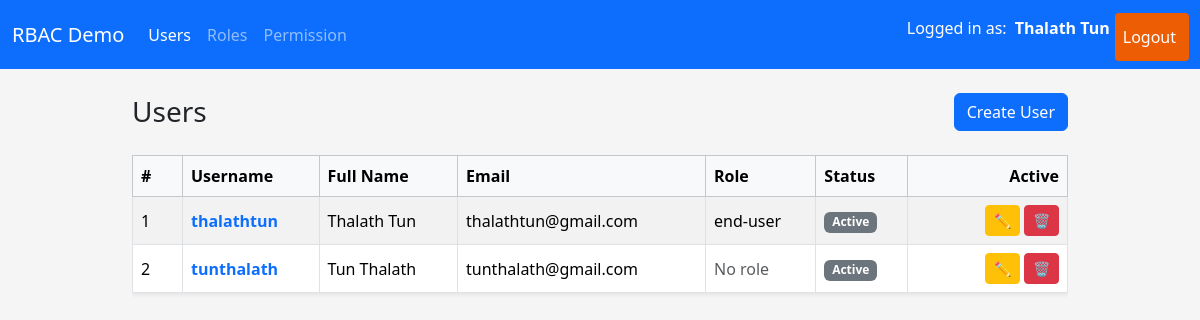
Screenshot of /users/ (signed in) with the database file from the repository.
### app/models/user.py (models this page shows, shortened)
class User(UserMixin, db.Model):
    __tablename__ = "users"
    id = db.Column(db.Integer, primary_key=True)
    username = db.Column(db.String(80), unique=True, nullable=False)
    email = db.Column(db.String(120), unique=True, nullable=False)
    full_name = db.Column(db.String(120), nullable=False)
    is_active = db.Column(db.Boolean, default=True, nullable=False)
    password_hash = db.Column(db.String(255), nullable=False)
    created_at = db.Column(db.DateTime, default=datetime.utcnow, nullable=False)
    updated_at = db.Column(db.DateTime, default=datetime.utcnow, onupdate=datetime.utcnow, nullable=False)
    roles = db.relationship("Role", secondary=user_roles, back_populates="users")
    transactions = db.relationship("Transactions", secondary=user_transactions, back_populates="users" )
    budgets = db.relationship("Budget", secondary=user_budgets, back_populates="users")
    expert_rules = db.relationship("ExpertRule", secondary=user_expertRules, back_populates="users")

### app/models/role.py (models this page shows, shortened)
class Role (db.Model):
    __tablename__ = "roles"
    id = db.Column(db.Integer, primary_key=True)
    name = db.Column(db.String(80), unique=True, nullable=False)
    description = db.Column(db.String(255))
    created_at = db.Column(db.DateTime, default=datetime.utcnow, nullable=False)
    updated_at = db.Column(
        db.DateTime, default=datetime.utcnow, onupdate=datetime.utcnow, nullable=False
    )
    users = db.relationship("User", secondary=user_roles, back_populates="roles")
    permissions = db.relationship("Permission", secondary=role_permissions, back_populates="roles")

### app/routes/user_routes.py (the view)
@user_bp.route("/")
@login_required
def index():
    users = UserService.get_all()
    return render_template("users/index.html", users=users)

### app/services/user_services.py (called while the page is built)
    @staticmethod
    def get_all() -> List[User]:
        return User.query.order_by(User.id.desc()).all()

### app/templates/users/index.html (shortened to what this page needs)
{% extends "layouts/base.html" %}
{% block content %}
<div class="d-flex justify-content-between align-items-center mb-4">
    <h1 class="h3 mb-0">Users</h1>
    <a href="{{ url_for('users.create') }}" class="btn btn-primary">Create User</a>
</div>
{% if users %}
<div class="table-responsive">
    <table class="table table-striped table-bordered align-middle shadow-sm">
        <thead class="table-light">
            <tr>
                <th style="width: 50px">#</th>
                <th>Username</th>
                <th>Full Name</th>
                <th>Email</th>
                <th>Role</th>
                <th>Status</th>
                <th class="text-end" style="width: 160px">Active</th>
            </tr>
        </thead>
        <tbody>
            {% for user in users %}
            <tr>
                <td>{{ loop.index }}</td>
                <td>
                    <a
                        href="{{ url_for('users.detail', user_id=user.id) }}"
                        class="text-decoration-none fw-semibold"
                    >
                    {{ user.username }}
                    </a>
                </td>
                <td>{{ user.full_name }}</td>
                <td>{{ user.email }}</td>
                <td>
                    {% if user.roles %}
                    {{ user.roles[0].name }}
                    {% else %}
                        <span class="text-muted">No role</span>
                    {% endif %}
                </td>
                <td>
                    {% if user.is_active %}
                        <span class="badge bg-secondary">Active</span>
                    {% else %}
                        <span class="badge bg-secondary">Inactive</span>
                    {% endif %}
                </td>
                <td class="text-end">
                    <a
                        href="{{ url_for('users.edit', user_id = user.id) }}"
                        class="btn btn-sm btn-warning"
                        title="Edit"
                    >
                    ✏️
                    </a>
                    <a
                        href="{{ url_for('users.delete_confirm', user_id = user.id) }}"
                        class="btn btn-sm btn-danger"
                        title="Delete"
                    >
                    🗑️
                    </a>
                </td>
            </tr>
            {% endfor %}
        </tbody>
    </table>
</div>
{% else %}
<div class="alert alert-info">
    No users found
    <a href="{{ url_for('users.create') }}">Create the first user</a>.
</div>
{% endif %}
{% endblock %}

### app/templates/layouts/base.html (shortened to what this page needs)
<!doctype html>
<html lang="en">
    <head>
        <link href="https://cdn.jsdelivr.net/npm/bootstrap@5.3.8/dist/css/bootstrap.min.css" rel="stylesheet" />
        <link rel="stylesheet" href="{{ url_for('static', filename='css/style.css') }} " />
    </head>
    <body>
        <nav class="navbar navbar-expand-lg navbar-dark bg-primary mb-4">
            <div class="container-fluid">
                <a class="navbar-brand" href="#">
                    RBAC Demo
                </a>
                <div class="collapse navbar-collapse" id="navbarMain">
                    <ul class="navbar-nav me-auto mb-2 mb-lg-0">
                        <li class="nav-item">
                            <a href="{{ url_for('users.index') }}"
                               class="nav-link {% if request.blueprint == 'users' %}active {% endif %}" >
                                Users
                            </a>
                        </li>
                        <li class="nav-item">
                            <a href="{{ url_for('roles.index') }}"
                               class="nav-link {% if request.blueprint == 'roles' %}active{% endif %}">
                                Roles
                            </a>
                        </li>
                        <li class="nav-item">
                            <a href="{{ url_for('permissions.index') }}"
                               class="nav-link {% if request.blueprint == 'permissions' %}active {% endif %}">
                                Permission
                            </a>
                        </li>
                    </ul>
                    <ul class="navbar-nav me-1 mb-2 mb-lg-0">
                        {% if current_user.is_authenticated %}
                        <li class="nav-item">
                            <li class="nav-item">
                                <span class="navbar text-white">
                                    Logged in as: <strong class="ms-2">{{ current_user.full_name }}</strong>
                                </span>
                            </li>
                        </li>
                        <li class="nav-item">
                            <a href="{{ url_for('auth.logout') }}" class="nav-link login-button">Logout</a>
                        </li>
                        {% else %}
                        <li class="nav-item">
                            <a href="{{ url_for('auth.login') }}" class="nav-link login-button">Login</a>
                        </li>
                        {% endif %}
                    </ul>
                </div>
            </div>
        </nav>
        <main class="container">
            {% block content %}{% endblock %}
        </main>
    </body>
</html>

### app/static/css/style.css (style rules this page uses)
body { background-color: #f5f5f5; }
main.container { max-width: 960px; }
table td, table, th { vertical-align: middle; }
.login-button { background-color: #ec5d04; color: white; padding: 12px 20px; border: none; border-radius: 4px; cursor: pointer; font-size: 16px; width: 100%; margin-top: 5px; margin-left: 5px; transition: background-color 0.3s ease; }

### rows the page displays
User: full_name "Thalath Tun", username "thalathtun", email "thalathtun@gmail.com", name "end-user", is_active "Active"
User: username "tunthalath", full_name "Tun Thalath", email "tunthalath@gmail.com", shows "No role", is_active "Active"
